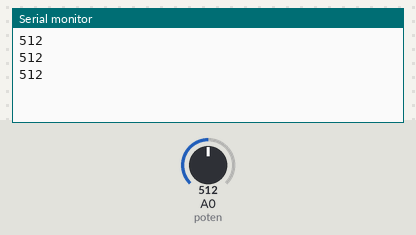
Simulated run of this sketch. Board: Arduino Uno, built with avr-gcc and run on an emulated ATmega328P. Shown: the last lines printed to the serial monitor. The inputs (shaded band) are chosen by the test bench; at power-on: A0 (poten) = 512.

Above: at 1.3 s.
1.4 s: A0 (poten) set to 716
At 1.9 s:
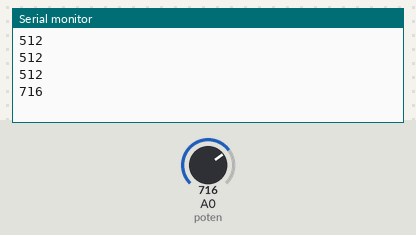
2.9 s: A0 (poten) set to 900
At 3.4 s:
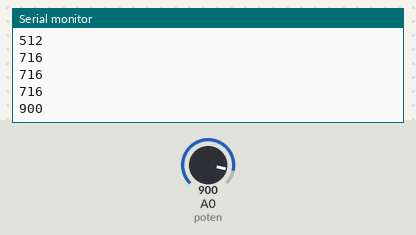
Timing chart, 0 to 5.9 s (numbered marks = the images above; inputs shaded):
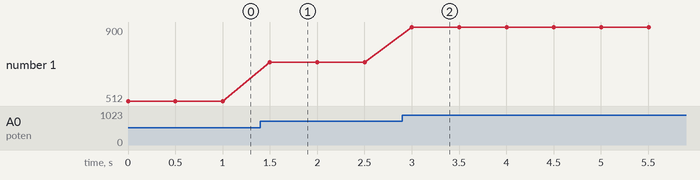

Measured:
- after the input at 1.4 s, the serial monitor: prints a new line after 0.10 s (image 1)
- after the input at 2.9 s, the serial monitor: prints a new line after 0.10 s (image 2)
- plotted number 1: 512 → 716 after the input at 1.4 s, 716 → 900 after the input at 2.9 s

The sketch:

potentiomaner.ino
```cpp
int poten=A0;
int val;

void setup() {
  // put your setup code here, to run once:
  Serial.begin(9600);
  pinMode(poten,INPUT);
}

void loop() {
  // put your main code here, to run repeatedly:
  val=analogRead(poten);
  Serial.println(val);
  delay(500);
}
```
